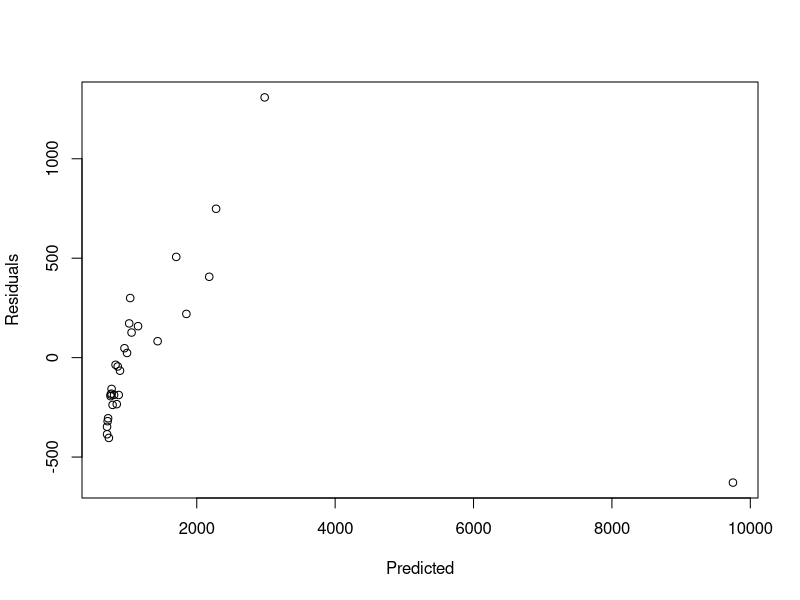
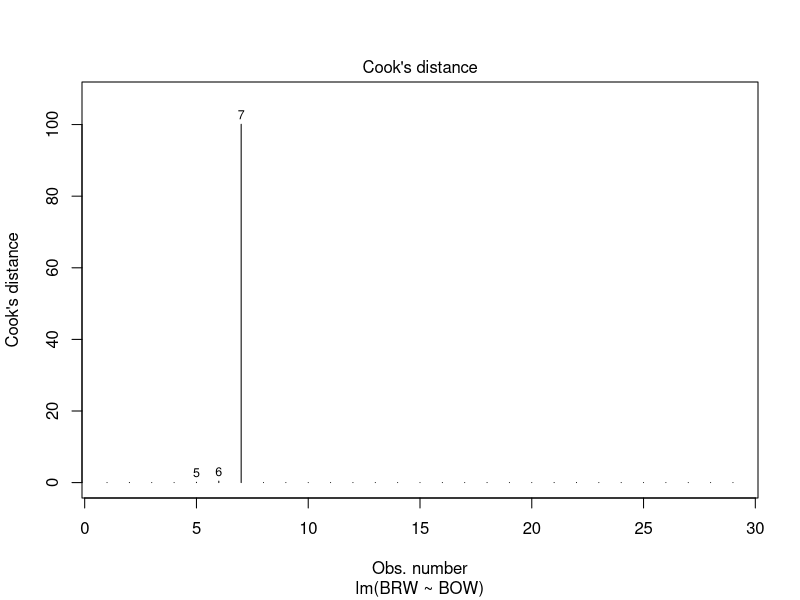
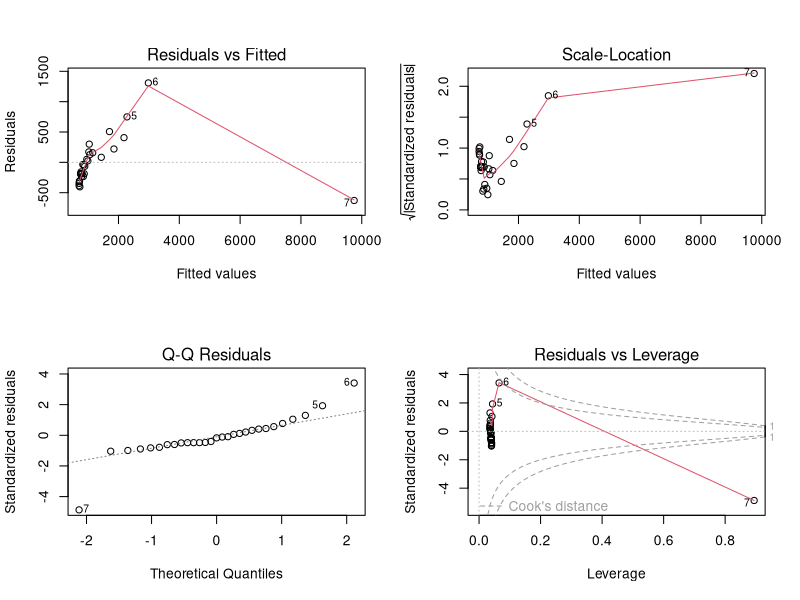

Generate these figures, in order, with R:
## ---- chunk 1
knitr::opts_chunk$set(echo = TRUE)
## ---- chunk 2
myData=read.table(file="bats.csv", sep=";", skip=3, header=TRUE)
names(myData)

phyto=myData[(myData$Diet==1),]
reg1 = lm(BRW ~ BOW, data=phyto)
summary(reg1)
anova(reg1)
plot(reg1$fitted.values, reg1$residuals, xlab = "Predicted", ylab = "Residuals")
plot(reg1,4)
which(phyto$BRW>8000)
phytobis=phyto[which(phyto$BRW>8000),]

reg2 = lm(BRW ~ BOW, data=phytobis)
summary(reg2)

par(mfcol=c(2,2))
plot(reg1)
